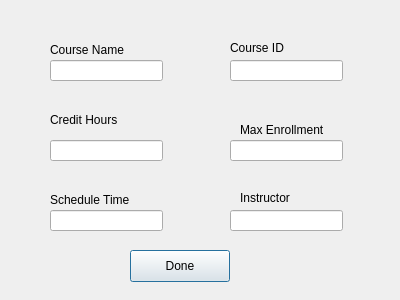
<?xml version="1.0" encoding="UTF-8"?>
<ui version="4.0">
 <class>AddCourse</class>
 <widget class="QDialog" name="AddCourse">
  <property name="geometry">
   <rect>
    <x>0</x>
    <y>0</y>
    <width>400</width>
    <height>300</height>
   </rect>
  </property>
  <property name="windowTitle">
   <string>Dialog</string>
  </property>
  <widget class="QLineEdit" name="lineEdit">
   <property name="geometry">
    <rect>
     <x>230</x>
     <y>60</y>
     <width>113</width>
     <height>21</height>
    </rect>
   </property>
  </widget>
  <widget class="QLineEdit" name="lineEdit_2">
   <property name="geometry">
    <rect>
     <x>50</x>
     <y>60</y>
     <width>113</width>
     <height>21</height>
    </rect>
   </property>
  </widget>
  <widget class="QLineEdit" name="lineEdit_3">
   <property name="geometry">
    <rect>
     <x>230</x>
     <y>140</y>
     <width>113</width>
     <height>21</height>
    </rect>
   </property>
  </widget>
  <widget class="QLineEdit" name="lineEdit_4">
   <property name="geometry">
    <rect>
     <x>50</x>
     <y>210</y>
     <width>113</width>
     <height>21</height>
    </rect>
   </property>
  </widget>
  <widget class="QLineEdit" name="lineEdit_5">
   <property name="geometry">
    <rect>
     <x>230</x>
     <y>210</y>
     <width>113</width>
     <height>21</height>
    </rect>
   </property>
  </widget>
  <widget class="QLineEdit" name="lineEdit_6">
   <property name="geometry">
    <rect>
     <x>50</x>
     <y>140</y>
     <width>113</width>
     <height>21</height>
    </rect>
   </property>
  </widget>
  <widget class="QLabel" name="label">
   <property name="geometry">
    <rect>
     <x>50</x>
     <y>40</y>
     <width>81</width>
     <height>20</height>
    </rect>
   </property>
   <property name="text">
    <string>Course Name</string>
   </property>
  </widget>
  <widget class="QLabel" name="label_2">
   <property name="geometry">
    <rect>
     <x>50</x>
     <y>110</y>
     <width>58</width>
     <height>16</height>
    </rect>
   </property>
   <property name="text">
    <string/>
   </property>
  </widget>
  <widget class="QLabel" name="label_3">
   <property name="geometry">
    <rect>
     <x>50</x>
     <y>110</y>
     <width>81</width>
     <height>20</height>
    </rect>
   </property>
   <property name="text">
    <string>Credit Hours</string>
   </property>
  </widget>
  <widget class="QLabel" name="label_4">
   <property name="geometry">
    <rect>
     <x>50</x>
     <y>190</y>
     <width>91</width>
     <height>20</height>
    </rect>
   </property>
   <property name="text">
    <string>Schedule Time</string>
   </property>
  </widget>
  <widget class="QLabel" name="label_5">
   <property name="geometry">
    <rect>
     <x>240</x>
     <y>120</y>
     <width>91</width>
     <height>20</height>
    </rect>
   </property>
   <property name="text">
    <string>Max Enrollment</string>
   </property>
  </widget>
  <widget class="QLabel" name="label_6">
   <property name="geometry">
    <rect>
     <x>230</x>
     <y>40</y>
     <width>58</width>
     <height>16</height>
    </rect>
   </property>
   <property name="text">
    <string>Course ID</string>
   </property>
  </widget>
  <widget class="QLabel" name="label_7">
   <property name="geometry">
    <rect>
     <x>230</x>
     <y>190</y>
     <width>58</width>
     <height>16</height>
    </rect>
   </property>
   <property name="text">
    <string/>
   </property>
  </widget>
  <widget class="QLabel" name="label_8">
   <property name="geometry">
    <rect>
     <x>240</x>
     <y>190</y>
     <width>58</width>
     <height>16</height>
    </rect>
   </property>
   <property name="text">
    <string>Instructor</string>
   </property>
  </widget>
  <widget class="QPushButton" name="done_push_Button">
   <property name="geometry">
    <rect>
     <x>130</x>
     <y>250</y>
     <width>100</width>
     <height>32</height>
    </rect>
   </property>
   <property name="text">
    <string>Done</string>
   </property>
  </widget>
 </widget>
 <resources/>
 <connections/>
</ui>
